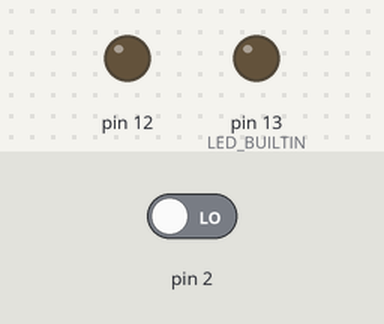
Recording of a sketch running on a simulated Arduino Uno, built with avr-gcc and run on an emulated ATmega328P. Parts: output pins drawn as LEDs (lit = HIGH). Dashed ring = blinking. The inputs (shaded band) are chosen by the test bench; at power-on: pin 2 LOW.

Above: at 1.2 s.
1.3 s: pin 2 driven HIGH
At 1.45 s:
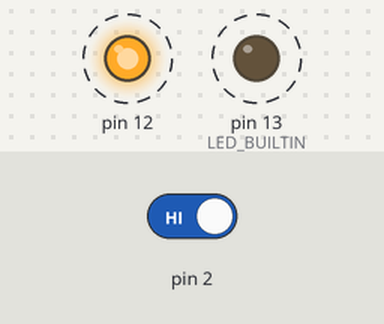
4.3 s: pin 2 driven LOW
At 5.3 s:
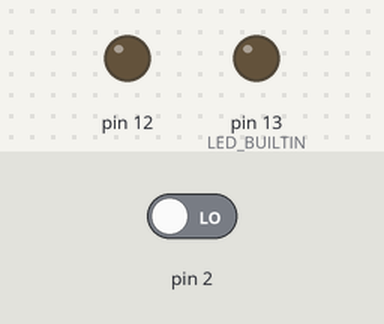
Timing chart, 0 to 7.3 s (numbered marks = the images above; inputs shaded):
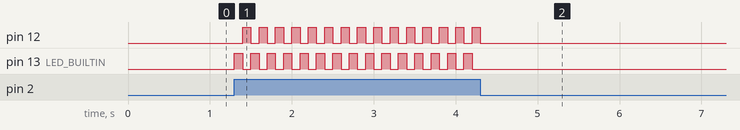

The sketch:

input-output-tests.ino
```cpp
// C++ code
//
void setup()
{
  pinMode(LED_BUILTIN, OUTPUT);
  pinMode(2, INPUT);
  pinMode(12, OUTPUT);
}

void loop()
{
  if (digitalRead(2)) {
    digitalWrite(LED_BUILTIN, HIGH);
    delay(100); // Wait for 1000 millisecond(s)
    digitalWrite(LED_BUILTIN, LOW);
    digitalWrite(12, HIGH);
    delay(100);
    digitalWrite(12, LOW);
  }

}
```

Measured:
- after the input at 1.3 s, pin 12: alternates HIGH for 0.10 s and LOW for 0.10 s, starting after 0.10 s; pin 13 (LED_BUILTIN): alternates HIGH for 0.10 s and LOW for 0.10 s, starting at once
- after the input at 4.3 s, pin 12: goes on until 4.3 s, then stays LOW; pin 13 (LED_BUILTIN): stops changing and stays LOW
